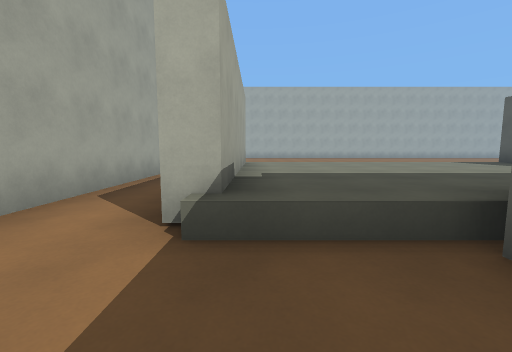
View 1 (above)

18 first-person views from a walk through a 3-D level made in the Godot game engine. The camera is 1.3 m above the floor, tilts 6° down and sees 90° across. The floor is counted in squares, 2 m on a side. Each view is taken from the middle of a square. On the plan, view 1 faces up. The plan holds only what a view shows up to about 9 squares ahead; the rest is blank. The place goes on beyond the plan. Characters and animated objects are left out.

View 2
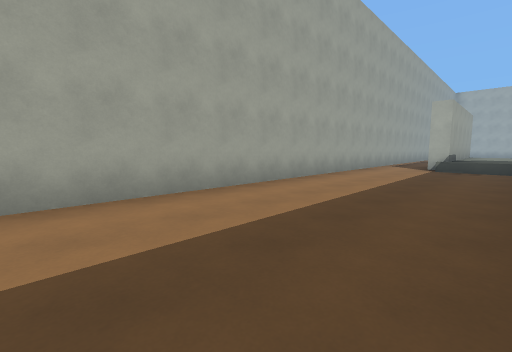

View 3
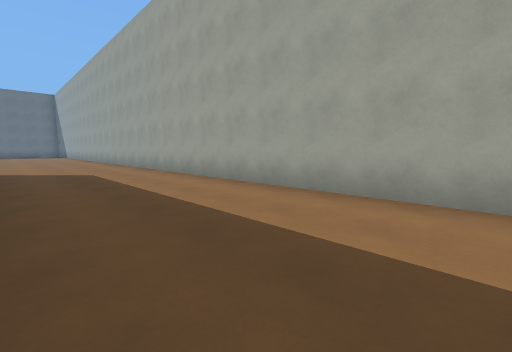

View 4
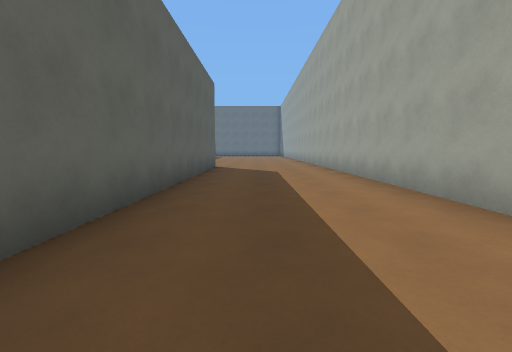

View 5
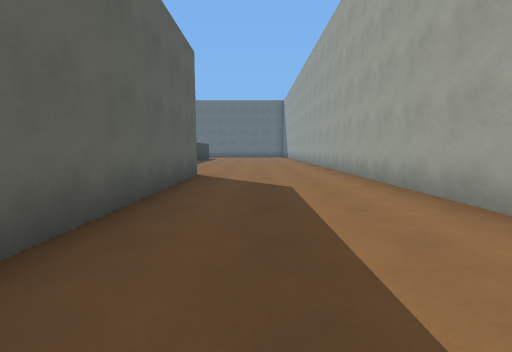

View 6
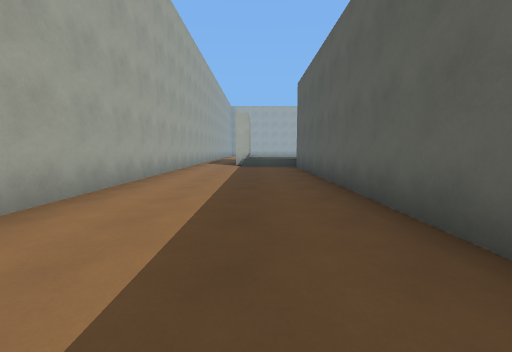

View 7
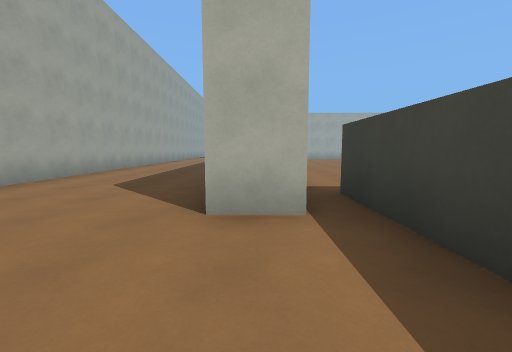

View 8
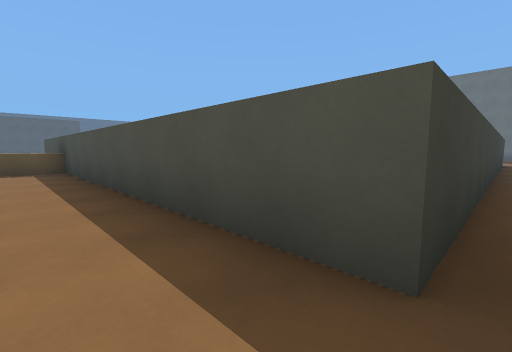

View 9
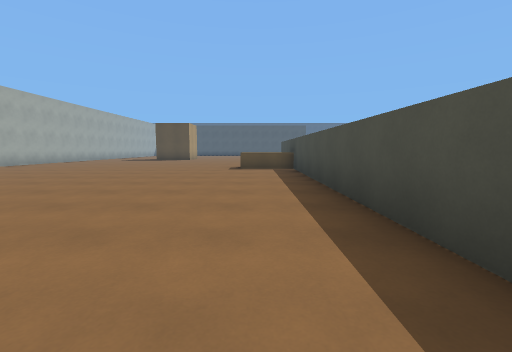

View 10
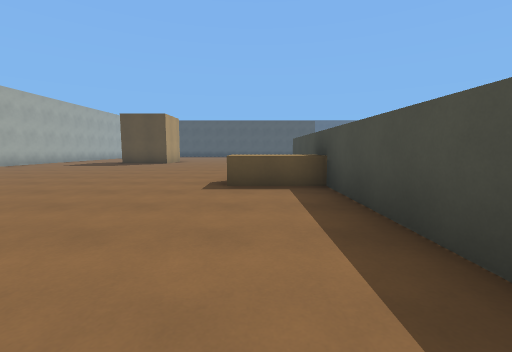

View 11
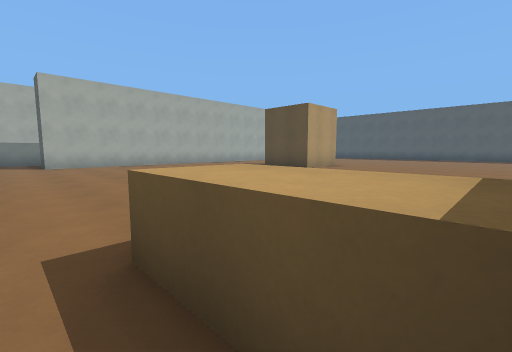

View 12
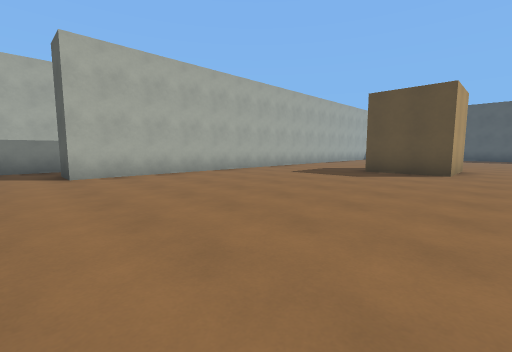

View 13
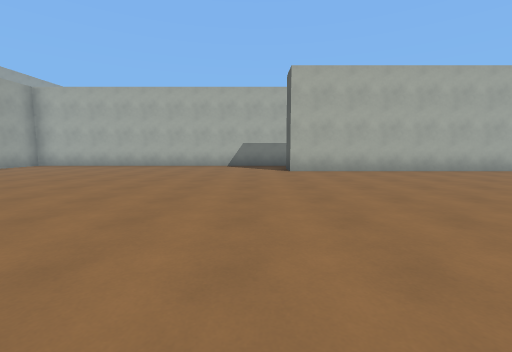

View 14
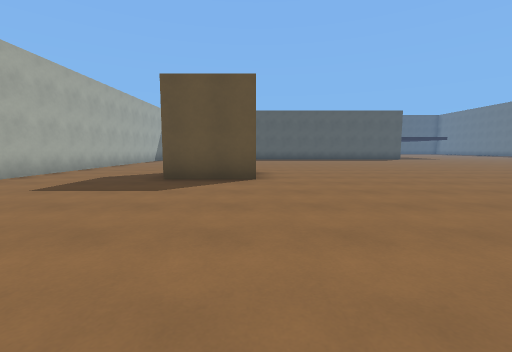

View 15
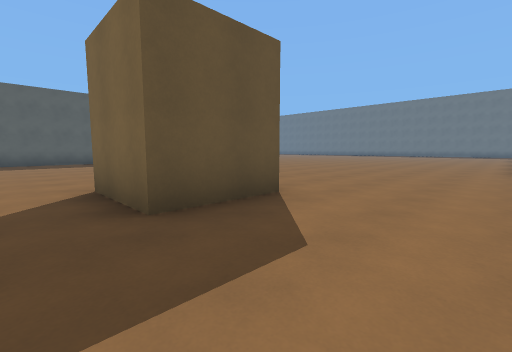

View 16
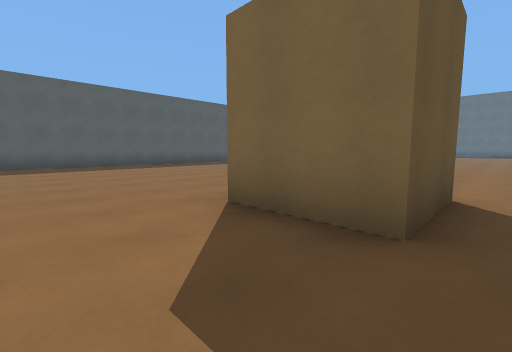

View 17
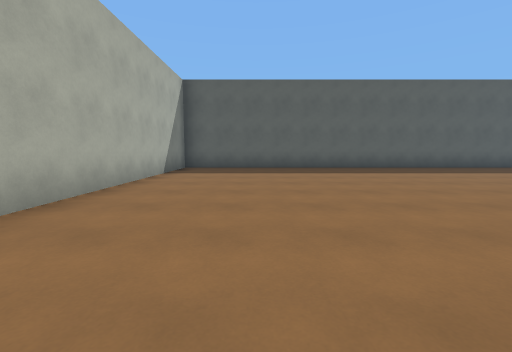

View 18
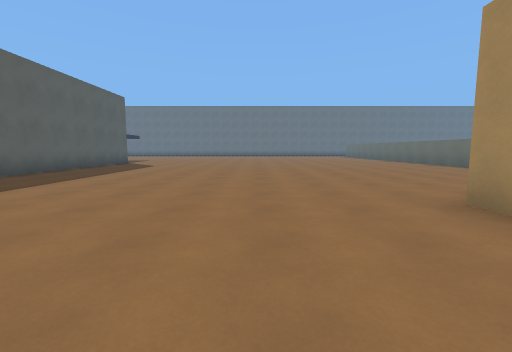

### Floor plan
Points are (right, up) in squares from view 1. A wall is a line through its corners. A room is listed if a view was taken in it or the views show most of it. See-through windows are left out.
Room 1 (views 1, 2, 3, 4, 5, 6, 7)
walls: (2.6, -13.5) (1.5, -13.5) (1.5, 1.5); (-2.5, 0.6) (-2.5, -16.1); (3.3, -16.5) (3.3, -12.3)
low walls: (1.9, 1.8) (-0.6, 1.8)
ways out: opening at (3, -13) to room 2; opening at (-1.5, 1.5); opening at (1, 2)
Room 2 (views 8, 9, 10, 11, 12, 13, 14, 15, 16, 17, 18)
walls: (15.7, -12.6) (15.7, -13.1); (11.5, -12.4) (11.5, -10.4); (12.2, 1) (10.9, 1); (3.3, -12.3) (15.8, -12.3); (29, -13.1) (29, -1.5) (12, -1.5) (12, -0.5); (2.5, 0.1) (2.5, -0.5)
ways out: opening at (3, -13) to room 1
objects: box (19, -7) to (20, -5)

Positions as (right, up) in squares from view 1, and headings:
1: (0, 0), facing up
2: (1, -7), facing up-left
3: (1, -4), facing down-left
4: (0, -4), facing down
5: (0, -7), facing down
6: (0, -8), facing up
7: (2, -16), facing up
8: (3, -11), facing down-right
9: (3, -11), facing right
10: (7, -11), facing right
11: (11, -12), facing up-right
12: (11, -8), facing up-right
13: (11, -9), facing up
14: (13, -7), facing right
15: (16, -4), facing down-right
16: (18, -3), facing down-right
17: (20, -4), facing right
18: (23, -4), facing down
